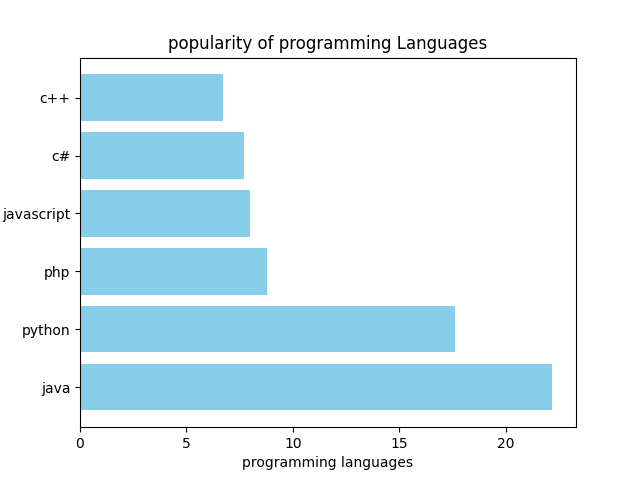

Reproduce this figure in Python.
import matplotlib.pyplot as plt

x=['java','python','php','javascript','c#','c++']
y=[22.2, 17.6, 8.8, 8, 7.7, 6.7]

plt.barh(x, y, color='skyblue')
plt.xlabel("programming languages")
plt.ylabel("popularity %")
plt.title("popularity of programming Languages")
plt.savefig('p_16_2.png')